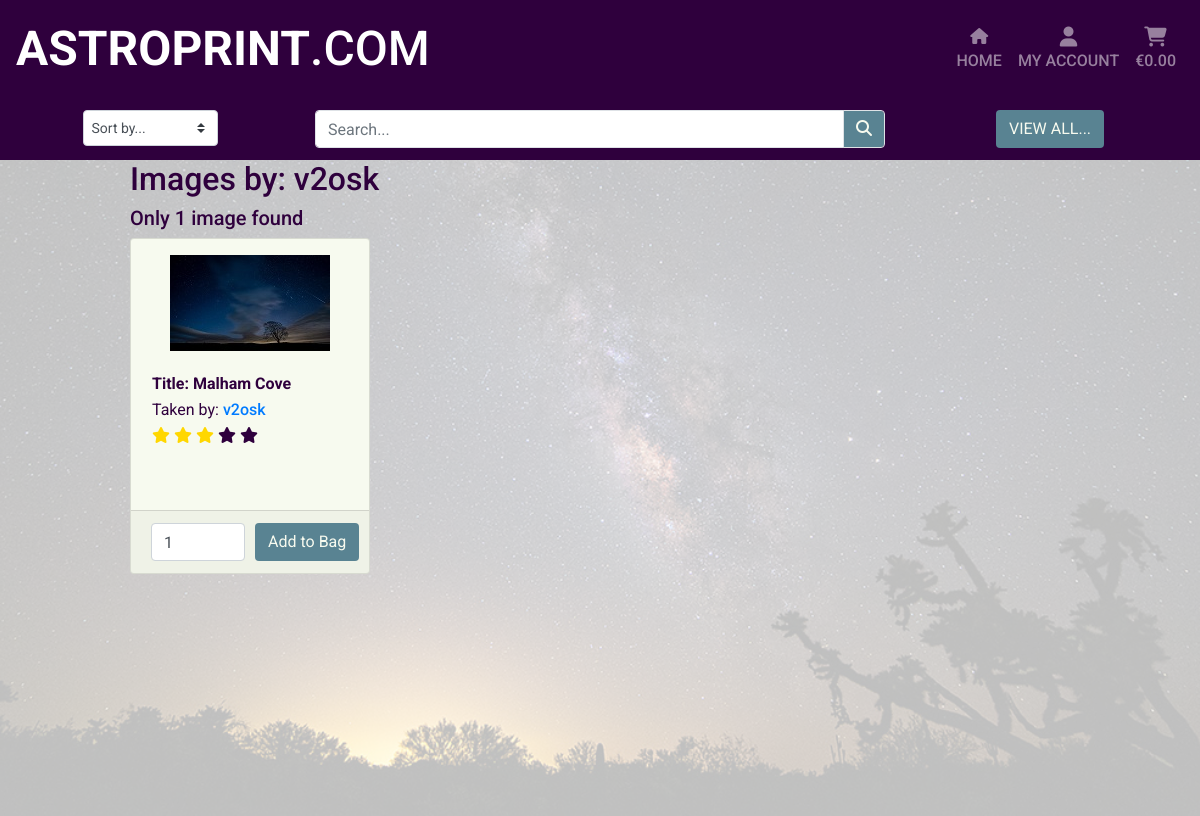
/images/v2osk/, run on the app's committed database.
### images/models.py (models this page shows, shortened)
class Image(models.Model):
    prev_img = models.ImageField(verbose_name='', upload_to='user_images/')
    tmnl_img = models.ImageField(verbose_name='', upload_to='user_images/')
    img_title = models.CharField(max_length=75, null=False, blank=False)
    img_taken = models.DateField(null=True, blank=True)
    base_price = models.DecimalField(max_digits=6, decimal_places=2)
    user_id = models.ForeignKey(User, to_field='id', on_delete=models.CASCADE)
    img_status = models.BooleanField(default=False)
    vol_sold = models.IntegerField(default=0)
    img_rating = models.IntegerField(null=False, blank=False, default=0)
    img_data_id = models.ForeignKey(
        'Image_Data', to_field='id', on_delete=models.SET_NULL,
        null=True, blank=True
    )
    date_added = models.DateTimeField(auto_now_add=True)
    last_updated = models.DateTimeField(auto_now=True)

### images/views.py (the view)
# urls.py: path('<user_id>/', views.user_images, name='user_images'),
def user_images(request, user_id):
    images = Image.objects.all()
    query = user_id
    queries = Q(user_id__username=query)
    images = images.filter(queries)
    context = {
        'images': images,
        'user_id': user_id,
    }
    return render(request, 'images/user_images.html', context)

### shopping_bag/contexts.py (called while the page is built, shortened)
def bag_contents(request):
    bag_images = []
    total = 0
    prod_count = 0
    bag = request.session.get('bag', {})
    context = {
        'bag_images': bag_images,
        'total': total,
        'prod_count': prod_count,
    }
    return context

### images/templates/images/user_images.html
{% extends "home/index.html" %}
{% load static %}
{% block extra_css %}
    <link rel="stylesheet" href="{% static 'images/css/image.css' %}">
{% endblock %}
{% block content %}
    {% include 'includes/search_filter.html' %}
    <div class="overlay"></div>
    <div class="container-fluid">
        <div class="row">
            <div class="image-container col-10 offset-1">
                <div class="row">
                    <div class="col-12">
                        <h2>Images by: {{ user_id }}</h2>
                        {% if images|length > 1 %}
                            <h5>{{ images|length }} images found</h5>
                        {% elif images|length == 1 %}
                            <h5>Only {{ images|length }} image found</h5>
                        {% else %}
                            <h5>There are no images for this user</h5>
                        {% endif %}
                    </div>
                </div>
                <div class="row">
                    {% for i in images %}
                        <div class="col-sm-6 col-md-6 col-lg-4 col-xl-3">
                            {% include 'images/includes/image_card.html' %}
                        </div>
                    {% endfor %}
                </div>
            </div>
        </div>
    </div>
{% endblock %}

### images/templates/images/includes/image_card.html (shortened to what this page needs)
<div class="card mx-auto my-auto" style="width: 15rem; height: 21rem;">
    <a class="mx-auto" data-fancybox="gallery"
        href="{{ i.prev_img.url }}" title="{{ i.img_title }}"
        data-caption="{% include 'images/includes/fancybox_layout.html' %}">
        <img class="img-fluid mt-3" src="{{ i.tmnl_img.url }}" width="160" height="106">
    </a>
    <div class="card-body">
        <table>
            <tr>
                <th>Title: {{ i.img_title }}</th>
            </tr>
            <tr>
                <td>Taken by:
                    <a href="{% url 'user_images' i.user_id %}" class="">{{ i.user_id }}</a>
                </td>
            </tr>
            <tr>
                <td id="rating" class="">
                    <div class="star">
                        {% if i.img_rating == 5 %}
                            <span class="fa fa-star checked"></span>
                            <span class="fa fa-star checked"></span>
                            <span class="fa fa-star checked"></span>
                            <span class="fa fa-star checked"></span>
                            <span class="fa fa-star checked"></span>
                        {% elif i.img_rating == 4 %}
                            <span class="fa fa-star checked"></span>
                            <span class="fa fa-star checked"></span>
                            <span class="fa fa-star checked"></span>
                            <span class="fa fa-star checked"></span>
                            <span class="fa fa-star"></span>
                        {% elif i.img_rating == 3 %}
                            <span class="fa fa-star checked"></span>
                            <span class="fa fa-star checked"></span>
                            <span class="fa fa-star checked"></span>
                            <span class="fa fa-star"></span>
                            <span class="fa fa-star"></span>
                        {% elif i.img_rating == 2 %}
                            <span class="fa fa-star checked"></span>
                            <span class="fa fa-star checked"></span>
                            <span class="fa fa-star"></span>
                            <span class="fa fa-star"></span>
                            <span class="fa fa-star"></span>
                        {% elif i.img_rating == 1 %}
                            <span class="fa fa-star checked"></span>
                            <span class="fa fa-star"></span>
                            <span class="fa fa-star"></span>
                            <span class="fa fa-star"></span>
                            <span class="fa fa-star"></span>
                        {% endif %}
                    </div>
                </td>
            </tr>
        </table>
    </div>
    <div class="card-footer">
        <form class="form" action="{% url 'add_to_bag' i.id %}" method="POST">
            <div class="form-row">
                <div class="col-6 form-col">
                    <input class="form-control qty_input" type="number"
                    name="quantity" value="1" min="1" max="10"
                    data-item_id="{{ i.id }}"
                    id="id_qty_{{ i.id }}">
                </div>
                <div class="col-6 form-col">
                    <input type="submit" class="btn btn-card" value="Add to Bag">
                </div>
            </div>
        </form>
    </div>
</div>

### static/css/base.css (style rules this page uses)
a { font-weight: 500; }
body { background: url('/media/Test1.jpg') no-repeat center center fixed; background-size: cover; color: #2f003d; font-family: "Roboto", sans-serif; height: calc(100vh - 82px); }
html { height: 100%; width: 100%; }
.btn-card, .btn-search { background-color: #598392; color: #f7faef; }
.card { background-color: #f7faef; }
.checked { color: gold; }
.container-fluid { margin: 0; padding: 0; }
.overlay { height: 100%; width: 100%; top: 0; left: 0; position: fixed; background: rgba(255, 255, 255, .75); z-index: -8888; }
.row { margin: 0; }

### data on the page
Image: tmnl_img (picture), img_title "Malham Cove", user_id "v2osk", img_rating 3 (drawn), quantity "1"

### other printed values
{{ user_id }} "v2osk"
{{ images|length }} "1"
